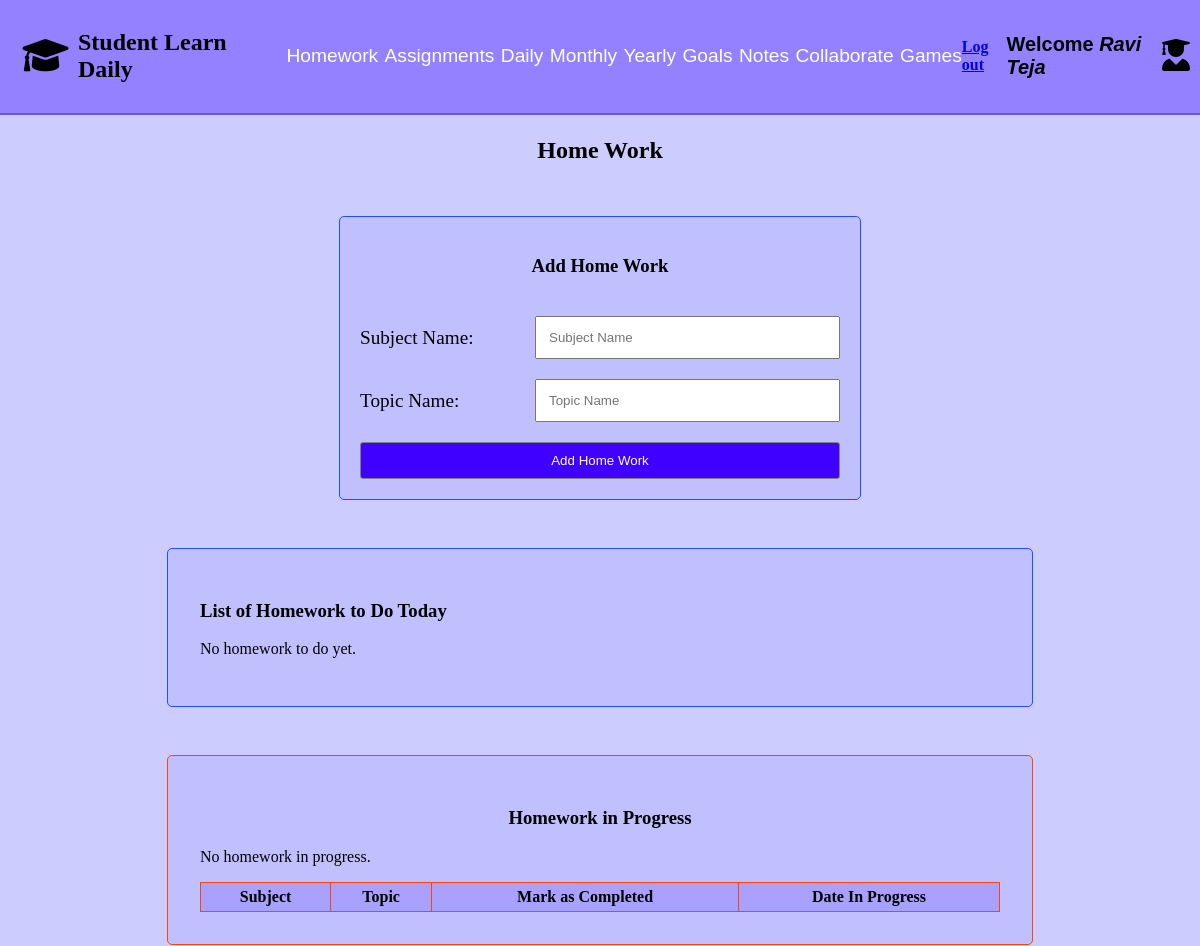
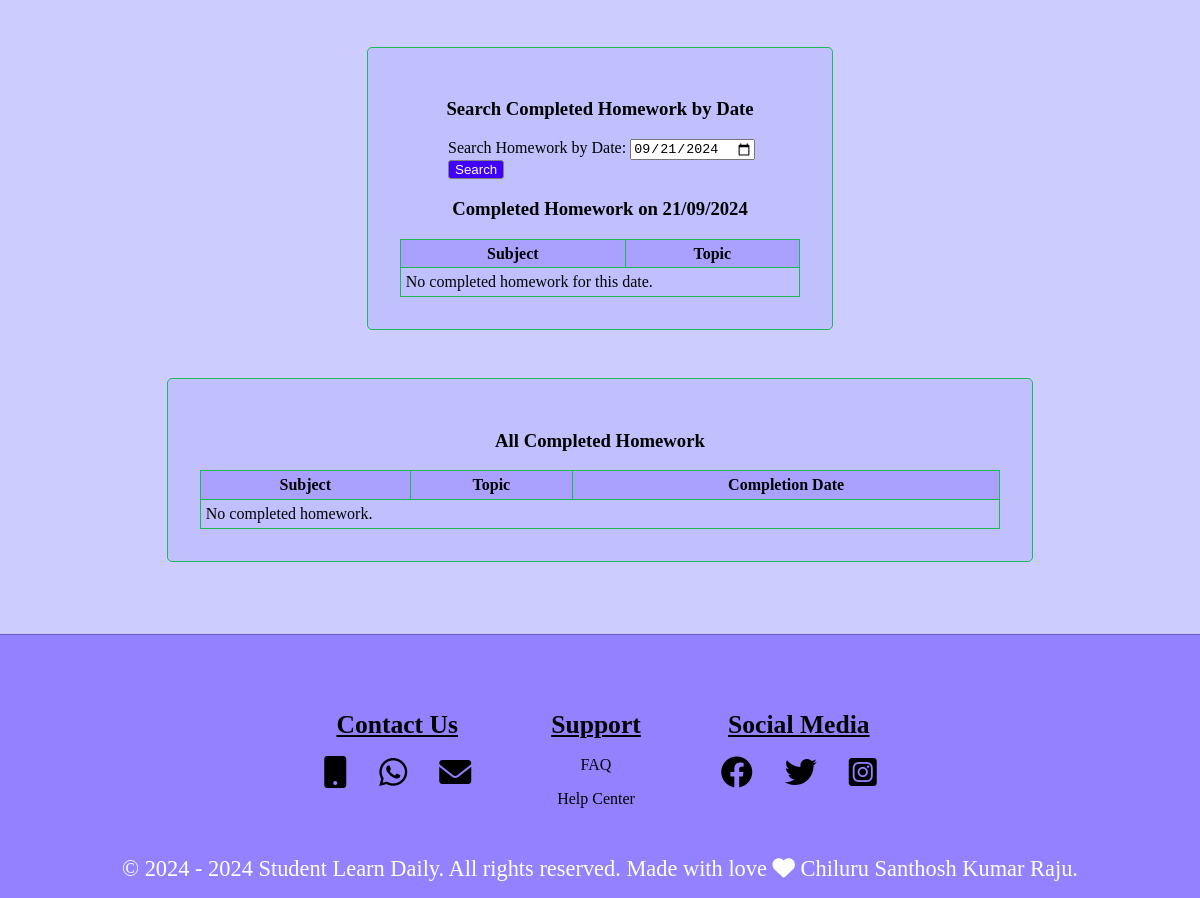
/studenthomework/7/, run on an earlier commit of the app's database (2 pictures, top to bottom).
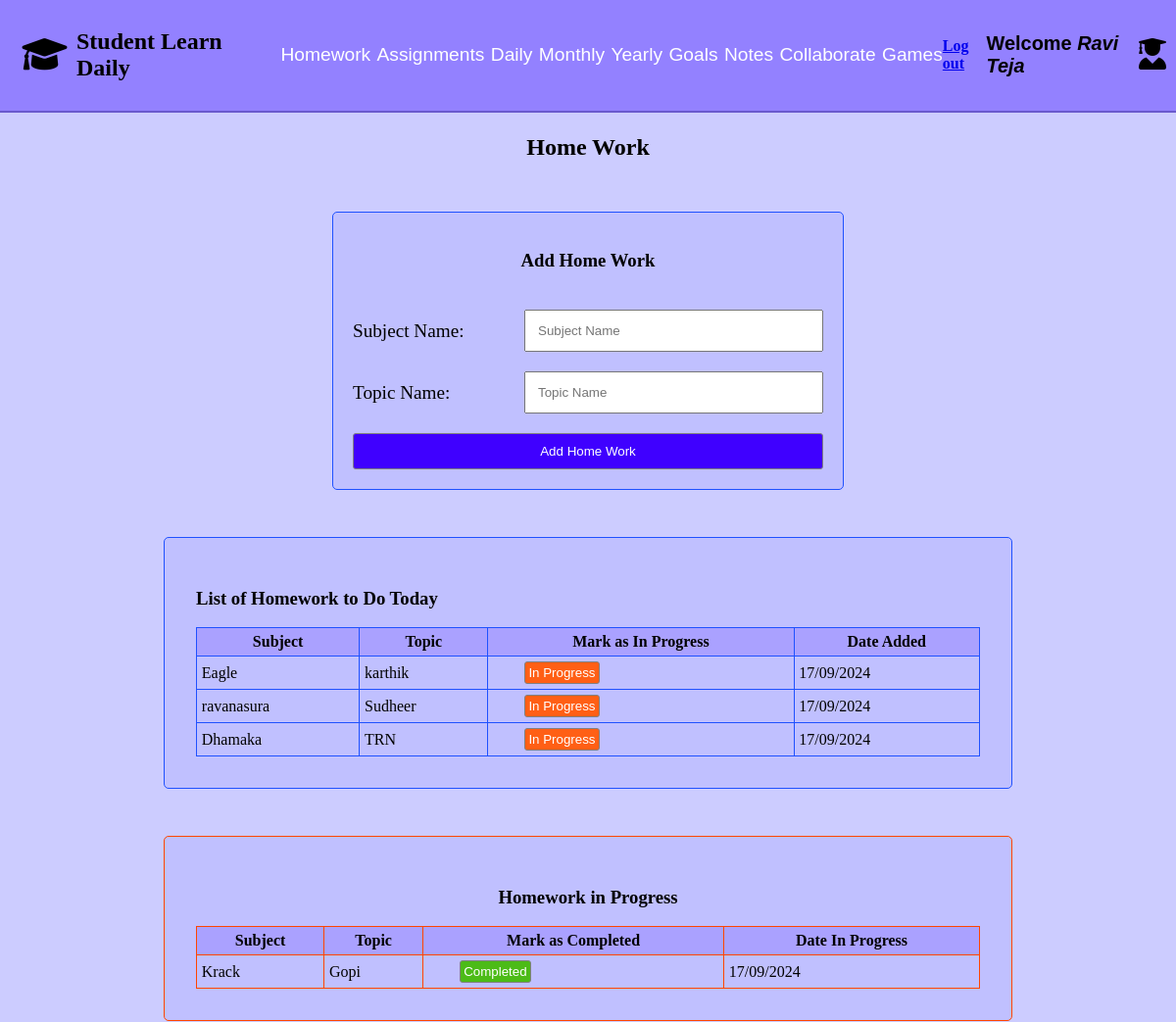
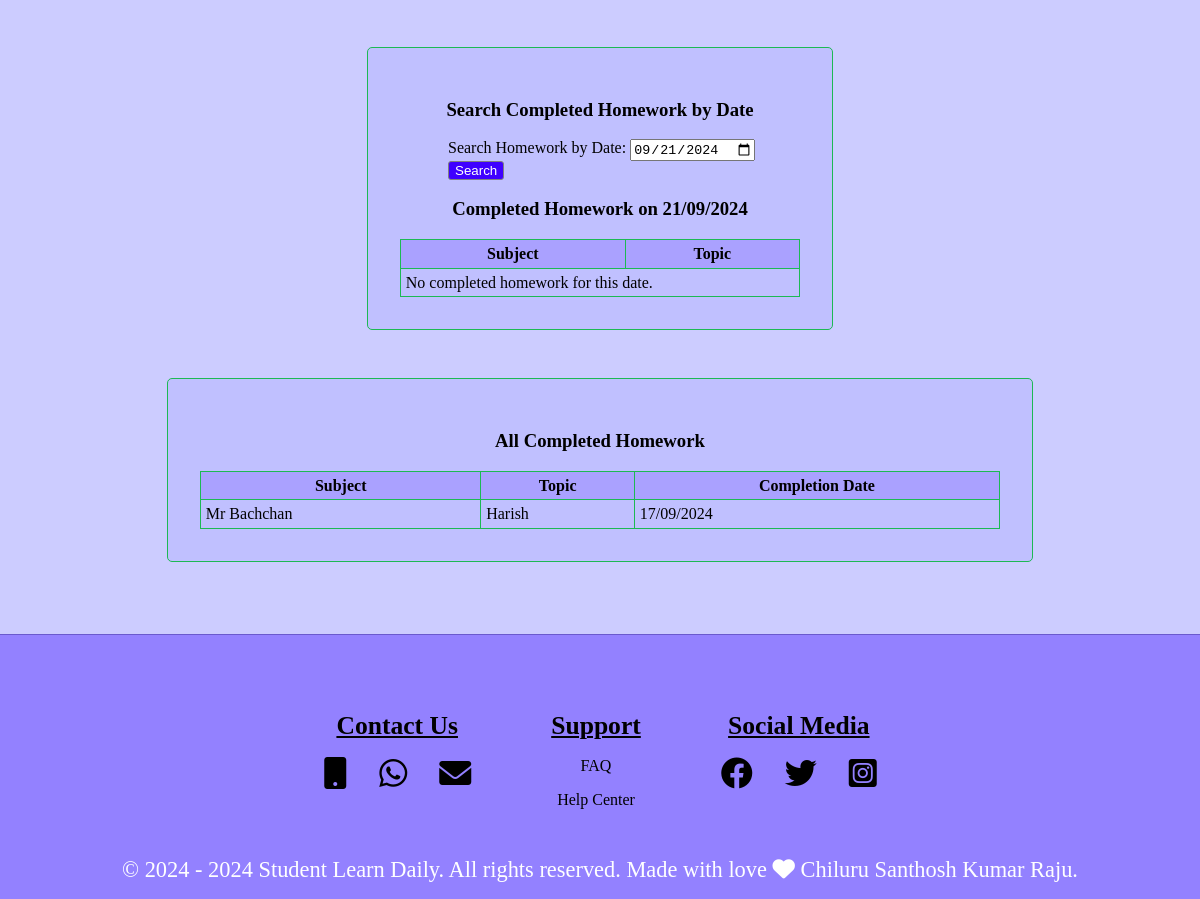
And on a later commit of the database (2 pictures, top to bottom).
### studenthomeworkapp/models.py (models this page shows, shortened)
class StudentHomeworkModel(models.Model):
    student = models.ForeignKey(StudentRegistrationModel, on_delete=models.CASCADE, related_name='homeworks',null=True)
    subject_name = models.TextField(null=True)
    topic_name = models.TextField(null=True)
    status = models.CharField(max_length=500, default="To do",null=True)
    date = models.DateField(auto_now_add=True,null=True)

### studenthomeworkapp/views.py (the view, shortened to what this page needs)
# urls.py: path('studenthomework/<int:student_id>/', views.studenthomework, name='studenthomework'),
def studenthomework(request, student_id):
    student = get_object_or_404(StudentRegistrationModel, id=student_id)
    student_name = f"{student.first_name} {student.last_name}"
    form = StudentHomeworkForm()
    todos = StudentHomeworkModel.objects.filter(student=student, status='To do').order_by('-date')
    in_progress = StudentHomeworkModel.objects.filter(student=student, status='In Progress').order_by('-date')
    search_date_str = request.GET.get('homework-date', timezone.now().date())
    if isinstance(search_date_str, str):
        try:
            search_date = datetime.strptime(search_date_str, '%Y-%m-%d').date()
        except ValueError:
            search_date = timezone.now().date()
    else:
        search_date = search_date_str
    start_of_day = datetime.combine(search_date, datetime.min.time())
    end_of_day = start_of_day + timedelta(days=1)
    completed_homework = StudentHomeworkModel.objects.filter(
        student=student,
        status='Completed',
        date__gte=start_of_day.date(),
        date__lt=end_of_day.date()
    ).order_by('-date')
    all_completed_homework = StudentHomeworkModel.objects.filter(
        student=student,
        status='Completed'
    ).order_by('-date')
    return render(request, 'studenthomework.html', {
        'form': form,
        'student_id': student_id,
        'student_name': student_name,
        'todos': todos,
        'in_progress': in_progress,
        'completed_homework': completed_homework,
        'search_date': search_date,
        'all_completed_homework': all_completed_homework,
    })

### studenthomeworkapp/forms.py
class StudentHomeworkForm(forms.ModelForm):
    class Meta:
        model = StudentHomeworkModel
        fields = ['subject_name', 'topic_name']
        widgets = {
            'subject_name': forms.TextInput(attrs={'placeholder': 'Subject Name', 'class': 'text-input'}),
            'topic_name': forms.TextInput(attrs={'placeholder': 'Topic Name', 'class': 'text-input'}),
        }

### context_processors/user_context.py (called while the page is built)
def student_context(request):
    student_name = ""
    student_id = request.session.get('student_id')
    if student_id:
        try:
            student = StudentRegistrationModel.objects.get(pk=student_id)
            student_name = f"{student.first_name} {student.last_name}"
        except StudentRegistrationModel.DoesNotExist:
            student_name = ""
    return {
        'student_name': student_name
    }

### Student_Learn_Daily_Project/templates/studenthomework.html (shortened to what the changed rows need)
{% extends "studentloginbase.html" %}
{% load static %}
{% block css %}
    <link rel="stylesheet" href="{% static 'studenthomework.css' %}">
    <link rel="stylesheet" href="https://cdnjs.cloudflare.com/ajax/libs/font-awesome/6.0.0-beta3/css/all.min.css">
    <link rel="stylesheet" href="https://cdnjs.cloudflare.com/ajax/libs/toastr.js/latest/toastr.min.css">
{% endblock css %}
{% block content %}
<section class="Student-Homework-section">
    <h2 class="home-work-heading">Home Work</h2>
    <div class="list-of-home-work">
        <h3>List of Homework to Do Today</h3>
        {% if todos %}
            <table class="list-hw-table">
                <tr>
                    <th>Subject</th>
                    <th>Topic</th>
                    <th>Mark as In Progress</th>
                    <th>Date Added</th>
                </tr>
                {% for homework in todos %}
                    <tr>
                        <td>{{ homework.subject_name }}</td>
                        <td>{{ homework.topic_name }}</td>
                        <td>
                            <form method="post" style="display:inline;">
                                <button type="submit" name="mark_in_progress" class="In-Progress-btn">In Progress</button>
                            </form>
                        </td>
                        <td>{{ homework.date|date:"d/m/Y" }}</td>
                    </tr>
                {% endfor %}
            </table>
        {% else %}
            <p>No homework to do yet.</p>
        {% endif %}
    </div>
    <div class="homework-in-progress">
        <table class="home-work-in-progress-tb">
            <tr>
                <th>Subject</th>
                <th>Topic</th>
                <th>Mark as Completed</th>
                <th>Date In Progress</th>
            </tr>
            {% if in_progress %}
                {% for homework in in_progress %}
                    <tr>
                        <td>{{ homework.subject_name }}</td>
                        <td>{{ homework.topic_name }}</td>
                        <td>
                            <form method="post" style="display:inline;">
                                <button type="submit" name="mark_completed" class="Complete-btn">Completed</button>
                            </form>
                        </td>
                        <td>{{ homework.date|date:"d/m/Y" }}</td>
                    </tr>
                {% endfor %}
            {% else %}
                <p>No homework in progress.</p>
            {% endif %}
        </table>
    </div>
    <div class="search-day-homework">
        <table class="particular-day-home-work-tb">
            <tr>
                <th>Subject</th>
                <th>Topic</th>
            </tr>
        </table>
    </div>
    <div class="completed-homework">
        <table class="ACH-tb">
            <tr>
                <th>Subject</th>
                <th>Topic</th>
                <th>Completion Date</th>
            </tr>
            {% if all_completed_homework %}
                {% for homework in all_completed_homework %}
                    <tr>
                        <td>{{ homework.subject_name }}</td>
                        <td>{{ homework.topic_name }}</td>
                        <td>{{ homework.date|date:"d/m/Y" }}</td>
                    </tr>
                {% endfor %}
            {% else %}
                <tr>
                    <td colspan="3">No completed homework.</td>
                </tr>
            {% endif %}
        </table>
    </div>
</section>
{% endblock %}

What changed in the data, as far as the page shows it:
added StudentHomeworkModel: subject_name "Eagle", topic_name "karthik", date "17/09/2024", shown under "List of Homework to Do Today"
added StudentHomeworkModel: subject_name "ravanasura", topic_name "Sudheer", date "17/09/2024", shown under "List of Homework to Do Today"
added StudentHomeworkModel: subject_name "Dhamaka", topic_name "TRN", date "17/09/2024", shown under "List of Homework to Do Today"
added StudentHomeworkModel: subject_name "Krack", topic_name "Gopi", date "17/09/2024", shown under "Homework in Progress"
added StudentHomeworkModel: subject_name "Mr Bachchan", topic_name "Harish", date "17/09/2024", shown under "All Completed Homework"
Also different on the page:
text no longer shown: "No homework to do yet. No homework in progress. No completed homework."
text now shown: "Subject Topic Mark as In Progress Date Added"
